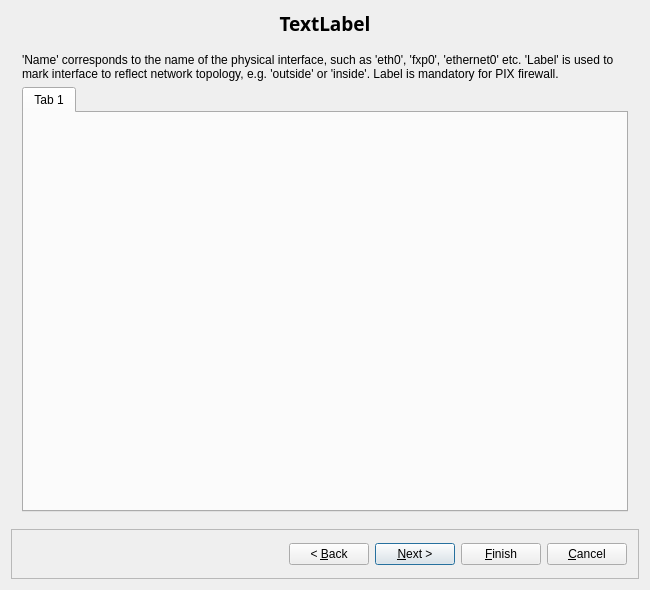
<?xml version="1.0" encoding="UTF-8"?>
<ui version="4.0">
 <class>newFirewallDialog_q</class>
 <widget class="QDialog" name="newFirewallDialog_q">
  <property name="windowModality">
   <enum>Qt::WindowModality::WindowModal</enum>
  </property>
  <property name="geometry">
   <rect>
    <x>0</x>
    <y>0</y>
    <width>650</width>
    <height>590</height>
   </rect>
  </property>
  <property name="minimumSize">
   <size>
    <width>650</width>
    <height>590</height>
   </size>
  </property>
  <property name="windowTitle">
   <string>Creating new firewall object</string>
  </property>
  <property name="windowIcon">
   <iconset resource="MainRes.qrc">
    <normaloff>:/Icons/Firewall/icon-tree</normaloff>:/Icons/Firewall/icon-tree</iconset>
  </property>
  <layout class="QGridLayout" name="gridLayout_8">
   <item row="0" column="0">
    <widget class="QLabel" name="titleLabel">
     <property name="sizePolicy">
      <sizepolicy hsizetype="MinimumExpanding" vsizetype="Fixed">
       <horstretch>0</horstretch>
       <verstretch>0</verstretch>
      </sizepolicy>
     </property>
     <property name="minimumSize">
      <size>
       <width>0</width>
       <height>25</height>
      </size>
     </property>
     <property name="font">
      <font>
       <family>Sans Serif</family>
       <pointsize>14</pointsize>
       <italic>false</italic>
       <bold>true</bold>
      </font>
     </property>
     <property name="text">
      <string>TextLabel</string>
     </property>
     <property name="alignment">
      <set>Qt::AlignmentFlag::AlignCenter</set>
     </property>
    </widget>
   </item>
   <item row="1" column="0">
    <widget class="QStackedWidget" name="stackedWidget">
     <property name="minimumSize">
      <size>
       <width>500</width>
       <height>450</height>
      </size>
     </property>
     <property name="currentIndex">
      <number>2</number>
     </property>
     <widget class="QWidget" name="page1">
      <layout class="QGridLayout" name="gridLayout_4">
       <item row="0" column="0">
        <widget class="QLabel" name="label631">
         <property name="text">
          <string>Name of the new firewall object:</string>
         </property>
         <property name="alignment">
          <set>Qt::AlignmentFlag::AlignRight|Qt::AlignmentFlag::AlignTrailing|Qt::AlignmentFlag::AlignVCenter</set>
         </property>
         <property name="wordWrap">
          <bool>false</bool>
         </property>
        </widget>
       </item>
       <item row="0" column="1">
        <widget class="QLineEdit" name="obj_name"/>
       </item>
       <item row="1" column="0">
        <widget class="QLabel" name="label657">
         <property name="text">
          <string>Choose firewall software it is running:</string>
         </property>
         <property name="alignment">
          <set>Qt::AlignmentFlag::AlignRight|Qt::AlignmentFlag::AlignTrailing|Qt::AlignmentFlag::AlignVCenter</set>
         </property>
         <property name="wordWrap">
          <bool>false</bool>
         </property>
        </widget>
       </item>
       <item row="1" column="1">
        <widget class="QComboBox" name="platform"/>
       </item>
       <item row="2" column="0">
        <widget class="QLabel" name="label656">
         <property name="text">
          <string>Choose OS the new firewall runs on:</string>
         </property>
         <property name="alignment">
          <set>Qt::AlignmentFlag::AlignRight|Qt::AlignmentFlag::AlignTrailing|Qt::AlignmentFlag::AlignVCenter</set>
         </property>
         <property name="wordWrap">
          <bool>false</bool>
         </property>
        </widget>
       </item>
       <item row="2" column="1">
        <widget class="QComboBox" name="hostOS"/>
       </item>
       <item row="3" column="0" colspan="2">
        <widget class="Line" name="line1">
         <property name="sizePolicy">
          <sizepolicy hsizetype="Minimum" vsizetype="Fixed">
           <horstretch>0</horstretch>
           <verstretch>0</verstretch>
          </sizepolicy>
         </property>
         <property name="minimumSize">
          <size>
           <width>0</width>
           <height>20</height>
          </size>
         </property>
         <property name="frameShape">
          <enum>QFrame::Shape::HLine</enum>
         </property>
         <property name="frameShadow">
          <enum>QFrame::Shadow::Sunken</enum>
         </property>
         <property name="orientation">
          <enum>Qt::Orientation::Horizontal</enum>
         </property>
        </widget>
       </item>
       <item row="4" column="0">
        <widget class="QCheckBox" name="useTemplate">
         <property name="text">
          <string>Use preconfigured firewall templates</string>
         </property>
        </widget>
       </item>
       <item row="5" column="0" colspan="2">
        <widget class="QGroupBox" name="templateGroupBox">
         <layout class="QGridLayout" name="gridLayout">
          <item row="0" column="0" colspan="2">
           <widget class="QLabel" name="templateLibExplanation">
            <property name="text">
             <string>Firewall Builder comes with a library of standard template firewall objects, however you can compose your own library of templates and use it to create new firewall.</string>
            </property>
            <property name="wordWrap">
             <bool>true</bool>
            </property>
           </widget>
          </item>
          <item row="1" column="0">
           <widget class="QRadioButton" name="useStandard">
            <property name="text">
             <string>Use standard template objects</string>
            </property>
           </widget>
          </item>
          <item row="2" column="0">
           <widget class="QRadioButton" name="useCustom">
            <property name="text">
             <string>Use custom template objects</string>
            </property>
           </widget>
          </item>
          <item row="2" column="1">
           <widget class="QPushButton" name="selectCustomTemplateLib">
            <property name="text">
             <string>Select custom template library file</string>
            </property>
           </widget>
          </item>
          <item row="3" column="0">
           <widget class="QLabel" name="templateFilePathLabel">
            <property name="text">
             <string>Using template library file:</string>
            </property>
           </widget>
          </item>
          <item row="4" column="0" colspan="2">
           <widget class="QLineEdit" name="templateFilePath">
            <property name="minimumSize">
             <size>
              <width>400</width>
              <height>0</height>
             </size>
            </property>
           </widget>
          </item>
         </layout>
        </widget>
       </item>
       <item row="6" column="1">
        <spacer name="verticalSpacer">
         <property name="orientation">
          <enum>Qt::Orientation::Vertical</enum>
         </property>
         <property name="sizeHint" stdset="0">
          <size>
           <width>20</width>
           <height>1</height>
          </size>
         </property>
        </spacer>
       </item>
      </layout>
     </widget>
     <widget class="QWidget" name="page2">
      <layout class="QGridLayout">
       <property name="margin" stdset="0">
        <number>0</number>
       </property>
       <item row="0" column="0">
        <widget class="QLabel" name="label662">
         <property name="text">
          <string>Next step is to add interfaces to the new firewall. There are two ways to do it: using SNMP query or manually. Adding them using SNMP query is fast and automatic, but is only possible if firewall runs SNMP agent and you know SNMP community string 'read'.</string>
         </property>
         <property name="alignment">
          <set>Qt::AlignmentFlag::AlignLeading|Qt::AlignmentFlag::AlignLeft|Qt::AlignmentFlag::AlignVCenter</set>
         </property>
         <property name="wordWrap">
          <bool>true</bool>
         </property>
        </widget>
       </item>
       <item row="1" column="0">
        <spacer>
         <property name="orientation">
          <enum>Qt::Orientation::Vertical</enum>
         </property>
         <property name="sizeType">
          <enum>QSizePolicy::Policy::Fixed</enum>
         </property>
         <property name="sizeHint" stdset="0">
          <size>
           <width>20</width>
           <height>20</height>
          </size>
         </property>
        </spacer>
       </item>
       <item row="2" column="0">
        <widget class="QGroupBox" name="buttonGroup1">
         <property name="title">
          <string/>
         </property>
         <layout class="QGridLayout">
          <property name="verticalSpacing">
           <number>10</number>
          </property>
          <property name="margin" stdset="0">
           <number>12</number>
          </property>
          <item row="0" column="0">
           <widget class="QRadioButton" name="use_manual">
            <property name="text">
             <string>Configure interfaces manually</string>
            </property>
            <property name="checked">
             <bool>true</bool>
            </property>
           </widget>
          </item>
          <item row="1" column="0">
           <widget class="QRadioButton" name="use_snmp">
            <property name="text">
             <string>Use SNMP to discover interfaces of the firewall</string>
            </property>
           </widget>
          </item>
         </layout>
        </widget>
       </item>
       <item row="3" column="0">
        <layout class="QGridLayout">
         <item row="2" column="4">
          <spacer>
           <property name="orientation">
            <enum>Qt::Orientation::Horizontal</enum>
           </property>
           <property name="sizeType">
            <enum>QSizePolicy::Policy::Expanding</enum>
           </property>
           <property name="sizeHint" stdset="0">
            <size>
             <width>40</width>
             <height>20</height>
            </size>
           </property>
          </spacer>
         </item>
         <item row="3" column="0" colspan="5">
          <widget class="QTextBrowser" name="snmpProgress"/>
         </item>
         <item row="2" column="1" colspan="3">
          <widget class="QPushButton" name="snmpQuery">
           <property name="text">
            <string>Discover Interfaces using SNMP</string>
           </property>
          </widget>
         </item>
         <item row="0" column="0" colspan="2">
          <widget class="QLabel" name="label665">
           <property name="text">
            <string>SNMP 'read' community string:</string>
           </property>
           <property name="alignment">
            <set>Qt::AlignmentFlag::AlignCenter</set>
           </property>
           <property name="wordWrap">
            <bool>false</bool>
           </property>
          </widget>
         </item>
         <item row="0" column="3" colspan="2">
          <spacer>
           <property name="orientation">
            <enum>Qt::Orientation::Horizontal</enum>
           </property>
           <property name="sizeType">
            <enum>QSizePolicy::Policy::Expanding</enum>
           </property>
           <property name="sizeHint" stdset="0">
            <size>
             <width>140</width>
             <height>20</height>
            </size>
           </property>
          </spacer>
         </item>
         <item row="2" column="0">
          <spacer>
           <property name="orientation">
            <enum>Qt::Orientation::Horizontal</enum>
           </property>
           <property name="sizeType">
            <enum>QSizePolicy::Policy::Expanding</enum>
           </property>
           <property name="sizeHint" stdset="0">
            <size>
             <width>40</width>
             <height>20</height>
            </size>
           </property>
          </spacer>
         </item>
         <item row="0" column="2">
          <widget class="QLineEdit" name="snmp_community"/>
         </item>
         <item row="1" column="0">
          <widget class="QLabel" name="label_3">
           <property name="text">
            <string>Firewall IP address:</string>
           </property>
          </widget>
         </item>
         <item row="1" column="2">
          <widget class="QLineEdit" name="snmpIP"/>
         </item>
        </layout>
       </item>
      </layout>
     </widget>
     <widget class="QWidget" name="page3">
      <layout class="QGridLayout" name="gridLayout_5">
       <item row="0" column="0">
        <widget class="QLabel" name="label632">
         <property name="sizePolicy">
          <sizepolicy hsizetype="Preferred" vsizetype="Fixed">
           <horstretch>0</horstretch>
           <verstretch>0</verstretch>
          </sizepolicy>
         </property>
         <property name="text">
          <string>'Name' corresponds to the name of the physical interface, such as 'eth0', 'fxp0', 'ethernet0' etc. 'Label' is used to mark interface to reflect network topology, e.g. 'outside' or 'inside'. Label is mandatory for PIX firewall.</string>
         </property>
         <property name="alignment">
          <set>Qt::AlignmentFlag::AlignLeading|Qt::AlignmentFlag::AlignLeft|Qt::AlignmentFlag::AlignVCenter</set>
         </property>
         <property name="wordWrap">
          <bool>true</bool>
         </property>
        </widget>
       </item>
       <item row="1" column="0">
        <widget class="InterfacesTabWidget" name="interfaceEditor1">
         <property name="currentIndex">
          <number>0</number>
         </property>
         <widget class="QWidget" name="tab_2">
          <attribute name="title">
           <string>Tab 1</string>
          </attribute>
         </widget>
        </widget>
       </item>
      </layout>
     </widget>
     <widget class="QWidget" name="page4">
      <layout class="QGridLayout" name="gridLayout_7">
       <property name="leftMargin">
        <number>9</number>
       </property>
       <item row="0" column="0" colspan="2">
        <widget class="QLabel" name="label666">
         <property name="text">
          <string>In order to be able to build firewall policy properly, Firewall Builder needs information about 'security level' of the firewall's interfaces. Interface that connects it to the Internet is considered 'insecure' and has security level '0', while interface connected to the internal network is supposed to be 'secure' (security level '100'). </string>
         </property>
         <property name="alignment">
          <set>Qt::AlignmentFlag::AlignLeading|Qt::AlignmentFlag::AlignLeft|Qt::AlignmentFlag::AlignVCenter</set>
         </property>
         <property name="wordWrap">
          <bool>true</bool>
         </property>
        </widget>
       </item>
       <item row="1" column="0" colspan="2">
        <widget class="QLabel" name="sec_level_txt1">
         <property name="alignment">
          <set>Qt::AlignmentFlag::AlignCenter</set>
         </property>
         <property name="wordWrap">
          <bool>true</bool>
         </property>
        </widget>
       </item>
       <item row="2" column="0" colspan="2">
        <widget class="QLabel" name="sec_level_txt2">
         <property name="alignment">
          <set>Qt::AlignmentFlag::AlignCenter</set>
         </property>
         <property name="wordWrap">
          <bool>true</bool>
         </property>
        </widget>
       </item>
       <item row="3" column="1">
        <widget class="QFrame" name="frame160">
         <property name="frameShape">
          <enum>QFrame::Shape::NoFrame</enum>
         </property>
         <property name="frameShadow">
          <enum>QFrame::Shadow::Sunken</enum>
         </property>
         <layout class="QGridLayout" name="gridLayout_2">
          <property name="margin" stdset="0">
           <number>0</number>
          </property>
          <item row="0" column="0">
           <widget class="QTableWidget" name="iface_sl_list">
            <property name="showGrid">
             <bool>true</bool>
            </property>
            <property name="sortingEnabled">
             <bool>true</bool>
            </property>
            <column>
             <property name="text">
              <string>Name</string>
             </property>
            </column>
            <column>
             <property name="text">
              <string>Label</string>
             </property>
            </column>
            <column>
             <property name="text">
              <string>Address</string>
             </property>
            </column>
            <column>
             <property name="text">
              <string>Security Level</string>
             </property>
            </column>
           </widget>
          </item>
         </layout>
        </widget>
       </item>
      </layout>
     </widget>
     <widget class="QWidget" name="page5">
      <layout class="QGridLayout" name="gridLayout_10">
       <item row="0" column="0">
        <widget class="QLabel" name="label666_2">
         <property name="text">
          <string>Firewall Builder uses Network Zones to determine network topology. Each firewall interface must have a Network Zone configured. The Network Zone of an interface represents the set of IP networks that would be the source IP address of traffic arriving inbound on an interface.</string>
         </property>
         <property name="alignment">
          <set>Qt::AlignmentFlag::AlignLeading|Qt::AlignmentFlag::AlignLeft|Qt::AlignmentFlag::AlignVCenter</set>
         </property>
         <property name="wordWrap">
          <bool>true</bool>
         </property>
        </widget>
       </item>
       <item row="1" column="0">
        <widget class="QLabel" name="label_2">
         <property name="text">
          <string>If you do not set the Network Zone now you can update the Network Zone configuration after the firewall has been created by double-clicking on the network interface of the firewall object and then selecting the desired object from the Network Zone dropdown list.</string>
         </property>
         <property name="wordWrap">
          <bool>true</bool>
         </property>
        </widget>
       </item>
       <item row="2" column="0">
        <widget class="QLabel" name="label_4">
         <property name="text">
          <string/>
         </property>
         <property name="pixmap">
          <pixmap resource="MainRes.qrc">:/Images/network_zone_dialog.png</pixmap>
         </property>
         <property name="alignment">
          <set>Qt::AlignmentFlag::AlignCenter</set>
         </property>
        </widget>
       </item>
       <item row="3" column="0">
        <widget class="QFrame" name="frame160_2">
         <property name="minimumSize">
          <size>
           <width>0</width>
           <height>150</height>
          </size>
         </property>
         <property name="frameShape">
          <enum>QFrame::Shape::NoFrame</enum>
         </property>
         <property name="frameShadow">
          <enum>QFrame::Shadow::Sunken</enum>
         </property>
         <layout class="QGridLayout" name="gridLayout_9">
          <property name="margin" stdset="0">
           <number>0</number>
          </property>
          <item row="0" column="0">
           <widget class="QTableWidget" name="iface_nz_list">
            <property name="showGrid">
             <bool>true</bool>
            </property>
            <property name="sortingEnabled">
             <bool>true</bool>
            </property>
            <column>
             <property name="text">
              <string>Name</string>
             </property>
            </column>
            <column>
             <property name="text">
              <string>Label</string>
             </property>
            </column>
            <column>
             <property name="text">
              <string>Address</string>
             </property>
            </column>
            <column>
             <property name="text">
              <string>Security Level</string>
             </property>
            </column>
           </widget>
          </item>
         </layout>
        </widget>
       </item>
      </layout>
     </widget>
     <widget class="QWidget" name="page6">
      <layout class="QGridLayout">
       <property name="margin" stdset="0">
        <number>0</number>
       </property>
       <item row="1" column="1">
        <widget class="QFrame" name="frame5">
         <property name="sizePolicy">
          <sizepolicy hsizetype="Expanding" vsizetype="Preferred">
           <horstretch>0</horstretch>
           <verstretch>0</verstretch>
          </sizepolicy>
         </property>
         <property name="minimumSize">
          <size>
           <width>250</width>
           <height>210</height>
          </size>
         </property>
         <property name="frameShape">
          <enum>QFrame::Shape::StyledPanel</enum>
         </property>
         <property name="frameShadow">
          <enum>QFrame::Shadow::Sunken</enum>
         </property>
         <layout class="QGridLayout" name="gridLayout_3">
          <item row="0" column="0">
           <widget class="Line" name="intfOutsideLine">
            <property name="sizePolicy">
             <sizepolicy hsizetype="Fixed" vsizetype="Minimum">
              <horstretch>0</horstretch>
              <verstretch>0</verstretch>
             </sizepolicy>
            </property>
            <property name="minimumSize">
             <size>
              <width>20</width>
              <height>20</height>
             </size>
            </property>
            <property name="frameShape">
             <enum>QFrame::Shape::VLine</enum>
            </property>
            <property name="frameShadow">
             <enum>QFrame::Shadow::Sunken</enum>
            </property>
            <property name="orientation">
             <enum>Qt::Orientation::Vertical</enum>
            </property>
           </widget>
          </item>
          <item row="0" column="1" colspan="2">
           <widget class="QTextBrowser" name="intfOutsideText">
            <property name="sizePolicy">
             <sizepolicy hsizetype="Expanding" vsizetype="Fixed">
              <horstretch>0</horstretch>
              <verstretch>0</verstretch>
             </sizepolicy>
            </property>
            <property name="maximumSize">
             <size>
              <width>16777215</width>
              <height>55</height>
             </size>
            </property>
            <property name="frameShape">
             <enum>QFrame::Shape::Panel</enum>
            </property>
            <property name="frameShadow">
             <enum>QFrame::Shadow::Raised</enum>
            </property>
            <property name="verticalScrollBarPolicy">
             <enum>Qt::ScrollBarPolicy::ScrollBarAlwaysOff</enum>
            </property>
            <property name="horizontalScrollBarPolicy">
             <enum>Qt::ScrollBarPolicy::ScrollBarAlwaysOff</enum>
            </property>
           </widget>
          </item>
          <item row="1" column="0">
           <widget class="QLabel" name="pixmapLabel1">
            <property name="pixmap">
             <pixmap resource="MainRes.qrc">:/Icons/firewall_64.png</pixmap>
            </property>
            <property name="scaledContents">
             <bool>false</bool>
            </property>
            <property name="wordWrap">
             <bool>false</bool>
            </property>
           </widget>
          </item>
          <item row="1" column="1">
           <widget class="Line" name="intfDMZLine">
            <property name="sizePolicy">
             <sizepolicy hsizetype="Minimum" vsizetype="Fixed">
              <horstretch>0</horstretch>
              <verstretch>0</verstretch>
             </sizepolicy>
            </property>
            <property name="minimumSize">
             <size>
              <width>20</width>
              <height>20</height>
             </size>
            </property>
            <property name="frameShape">
             <enum>QFrame::Shape::HLine</enum>
            </property>
            <property name="frameShadow">
             <enum>QFrame::Shadow::Sunken</enum>
            </property>
            <property name="orientation">
             <enum>Qt::Orientation::Horizontal</enum>
            </property>
           </widget>
          </item>
          <item row="1" column="2">
           <widget class="QTextBrowser" name="intfDMZText">
            <property name="sizePolicy">
             <sizepolicy hsizetype="Expanding" vsizetype="Fixed">
              <horstretch>0</horstretch>
              <verstretch>0</verstretch>
             </sizepolicy>
            </property>
            <property name="maximumSize">
             <size>
              <width>16777215</width>
              <height>55</height>
             </size>
            </property>
            <property name="frameShape">
             <enum>QFrame::Shape::Panel</enum>
            </property>
            <property name="frameShadow">
             <enum>QFrame::Shadow::Raised</enum>
            </property>
            <property name="verticalScrollBarPolicy">
             <enum>Qt::ScrollBarPolicy::ScrollBarAlwaysOff</enum>
            </property>
            <property name="horizontalScrollBarPolicy">
             <enum>Qt::ScrollBarPolicy::ScrollBarAlwaysOff</enum>
            </property>
           </widget>
          </item>
          <item row="2" column="0">
           <widget class="Line" name="intfInsideLine">
            <property name="sizePolicy">
             <sizepolicy hsizetype="Fixed" vsizetype="Minimum">
              <horstretch>0</horstretch>
              <verstretch>0</verstretch>
             </sizepolicy>
            </property>
            <property name="minimumSize">
             <size>
              <width>20</width>
              <height>20</height>
             </size>
            </property>
            <property name="frameShape">
             <enum>QFrame::Shape::VLine</enum>
            </property>
            <property name="frameShadow">
             <enum>QFrame::Shadow::Sunken</enum>
            </property>
            <property name="orientation">
             <enum>Qt::Orientation::Vertical</enum>
            </property>
           </widget>
          </item>
          <item row="2" column="1" colspan="2">
           <widget class="QTextBrowser" name="intfInsideText">
            <property name="sizePolicy">
             <sizepolicy hsizetype="Expanding" vsizetype="Fixed">
              <horstretch>0</horstretch>
              <verstretch>0</verstretch>
             </sizepolicy>
            </property>
            <property name="maximumSize">
             <size>
              <width>16777215</width>
              <height>55</height>
             </size>
            </property>
            <property name="frameShape">
             <enum>QFrame::Shape::Panel</enum>
            </property>
            <property name="frameShadow">
             <enum>QFrame::Shadow::Raised</enum>
            </property>
            <property name="verticalScrollBarPolicy">
             <enum>Qt::ScrollBarPolicy::ScrollBarAlwaysOff</enum>
            </property>
            <property name="horizontalScrollBarPolicy">
             <enum>Qt::ScrollBarPolicy::ScrollBarAlwaysOff</enum>
            </property>
           </widget>
          </item>
         </layout>
        </widget>
       </item>
       <item row="0" column="0" colspan="2">
        <widget class="QLabel" name="textLabel1">
         <property name="text">
          <string>Choose template object in the list and click 'Next' when ready.

You can change  interface names and their IP addresses on the next page. Template firewall object comes with basic policy and NAT rules that implement policy described in its comment. If you change IP addresses of its interfaces, policy and NAT rules will be automatically corrected to reflect this change. However you should always inspect the rules and adjust them to suite your security policy. Template objects are designed to be a starting point, a way to jump-start your configuration and most likely require changes to be useful in your environment.
</string>
         </property>
         <property name="alignment">
          <set>Qt::AlignmentFlag::AlignVCenter</set>
         </property>
         <property name="wordWrap">
          <bool>true</bool>
         </property>
        </widget>
       </item>
       <item row="2" column="0" colspan="2">
        <widget class="QTextBrowser" name="templateComment"/>
       </item>
       <item row="1" column="0">
        <widget class="QListWidget" name="templateList">
         <property name="minimumSize">
          <size>
           <width>200</width>
           <height>0</height>
          </size>
         </property>
         <property name="maximumSize">
          <size>
           <width>250</width>
           <height>16777215</height>
          </size>
         </property>
        </widget>
       </item>
      </layout>
     </widget>
     <widget class="QWidget" name="page7">
      <layout class="QGridLayout" name="gridLayout_6">
       <item row="0" column="0">
        <widget class="QLabel" name="label">
         <property name="text">
          <string>'Name' corresponds to the name of the physical interface, such as 'eth0', 'fxp0', 'ethernet0' etc. 'Label' is used to mark interface to reflect network topology, e.g. 'outside' or 'inside'. Label is mandatory for PIX firewall.</string>
         </property>
         <property name="wordWrap">
          <bool>true</bool>
         </property>
        </widget>
       </item>
       <item row="1" column="0">
        <widget class="InterfacesTabWidget" name="interfaceEditor2">
         <property name="currentIndex">
          <number>0</number>
         </property>
         <widget class="QWidget" name="tab">
          <attribute name="title">
           <string>Tab 1</string>
          </attribute>
         </widget>
        </widget>
       </item>
      </layout>
     </widget>
    </widget>
   </item>
   <item row="2" column="0">
    <widget class="QFrame" name="frame">
     <property name="sizePolicy">
      <sizepolicy hsizetype="MinimumExpanding" vsizetype="Fixed">
       <horstretch>1</horstretch>
       <verstretch>0</verstretch>
      </sizepolicy>
     </property>
     <property name="minimumSize">
      <size>
       <width>400</width>
       <height>50</height>
      </size>
     </property>
     <property name="frameShape">
      <enum>QFrame::Shape::StyledPanel</enum>
     </property>
     <property name="frameShadow">
      <enum>QFrame::Shadow::Raised</enum>
     </property>
     <layout class="QHBoxLayout">
      <item>
       <spacer>
        <property name="orientation">
         <enum>Qt::Orientation::Horizontal</enum>
        </property>
        <property name="sizeHint" stdset="0">
         <size>
          <width>161</width>
          <height>37</height>
         </size>
        </property>
       </spacer>
      </item>
      <item>
       <widget class="QPushButton" name="backButton">
        <property name="text">
         <string>&lt; &amp;Back</string>
        </property>
        <property name="autoDefault">
         <bool>false</bool>
        </property>
       </widget>
      </item>
      <item>
       <widget class="QPushButton" name="nextButton">
        <property name="text">
         <string>&amp;Next &gt;</string>
        </property>
        <property name="autoDefault">
         <bool>true</bool>
        </property>
        <property name="default">
         <bool>true</bool>
        </property>
        <property name="flat">
         <bool>false</bool>
        </property>
       </widget>
      </item>
      <item>
       <widget class="QPushButton" name="finishButton">
        <property name="text">
         <string>&amp;Finish</string>
        </property>
        <property name="default">
         <bool>false</bool>
        </property>
        <property name="flat">
         <bool>false</bool>
        </property>
       </widget>
      </item>
      <item>
       <widget class="QPushButton" name="cancelButton">
        <property name="text">
         <string>&amp;Cancel</string>
        </property>
        <property name="autoDefault">
         <bool>false</bool>
        </property>
       </widget>
      </item>
     </layout>
    </widget>
   </item>
  </layout>
 </widget>
 <layoutdefault spacing="6" margin="11"/>
 <customwidgets>
  <customwidget>
   <class>InterfacesTabWidget</class>
   <extends>QTabWidget</extends>
   <header>InterfacesTabWidget.h</header>
   <container>1</container>
  </customwidget>
 </customwidgets>
 <tabstops>
  <tabstop>obj_name</tabstop>
  <tabstop>platform</tabstop>
  <tabstop>hostOS</tabstop>
  <tabstop>useTemplate</tabstop>
  <tabstop>use_manual</tabstop>
  <tabstop>snmp_community</tabstop>
  <tabstop>snmpQuery</tabstop>
  <tabstop>snmpProgress</tabstop>
  <tabstop>templateList</tabstop>
  <tabstop>intfOutsideText</tabstop>
  <tabstop>intfDMZText</tabstop>
  <tabstop>intfInsideText</tabstop>
  <tabstop>templateComment</tabstop>
 </tabstops>
 <resources>
  <include location="MainRes.qrc"/>
 </resources>
 <connections>
  <connection>
   <sender>obj_name</sender>
   <signal>textChanged(QString)</signal>
   <receiver>newFirewallDialog_q</receiver>
   <slot>changed()</slot>
   <hints>
    <hint type="sourcelabel">
     <x>99</x>
     <y>58</y>
    </hint>
    <hint type="destinationlabel">
     <x>20</x>
     <y>20</y>
    </hint>
   </hints>
  </connection>
  <connection>
   <sender>platform</sender>
   <signal>activated(int)</signal>
   <receiver>newFirewallDialog_q</receiver>
   <slot>changed()</slot>
   <hints>
    <hint type="sourcelabel">
     <x>102</x>
     <y>58</y>
    </hint>
    <hint type="destinationlabel">
     <x>20</x>
     <y>20</y>
    </hint>
   </hints>
  </connection>
  <connection>
   <sender>use_snmp</sender>
   <signal>toggled(bool)</signal>
   <receiver>newFirewallDialog_q</receiver>
   <slot>changed()</slot>
   <hints>
    <hint type="sourcelabel">
     <x>70</x>
     <y>76</y>
    </hint>
    <hint type="destinationlabel">
     <x>20</x>
     <y>20</y>
    </hint>
   </hints>
  </connection>
  <connection>
   <sender>snmpQuery</sender>
   <signal>clicked()</signal>
   <receiver>newFirewallDialog_q</receiver>
   <slot>getInterfacesViaSNMP()</slot>
   <hints>
    <hint type="sourcelabel">
     <x>102</x>
     <y>88</y>
    </hint>
    <hint type="destinationlabel">
     <x>20</x>
     <y>20</y>
    </hint>
   </hints>
  </connection>
  <connection>
   <sender>templateList</sender>
   <signal>currentItemChanged(QListWidgetItem*,QListWidgetItem*)</signal>
   <receiver>newFirewallDialog_q</receiver>
   <slot>templateSelected(QListWidgetItem*)</slot>
   <hints>
    <hint type="sourcelabel">
     <x>32</x>
     <y>126</y>
    </hint>
    <hint type="destinationlabel">
     <x>20</x>
     <y>20</y>
    </hint>
   </hints>
  </connection>
  <connection>
   <sender>newFirewallDialog_q</sender>
   <signal>rejected()</signal>
   <receiver>newFirewallDialog_q</receiver>
   <slot>cleanup()</slot>
   <hints>
    <hint type="sourcelabel">
     <x>324</x>
     <y>294</y>
    </hint>
    <hint type="destinationlabel">
     <x>324</x>
     <y>294</y>
    </hint>
   </hints>
  </connection>
 </connections>
 <slots>
  <slot>cancelClicked()</slot>
  <slot>cleanup()</slot>
 </slots>
</ui>
